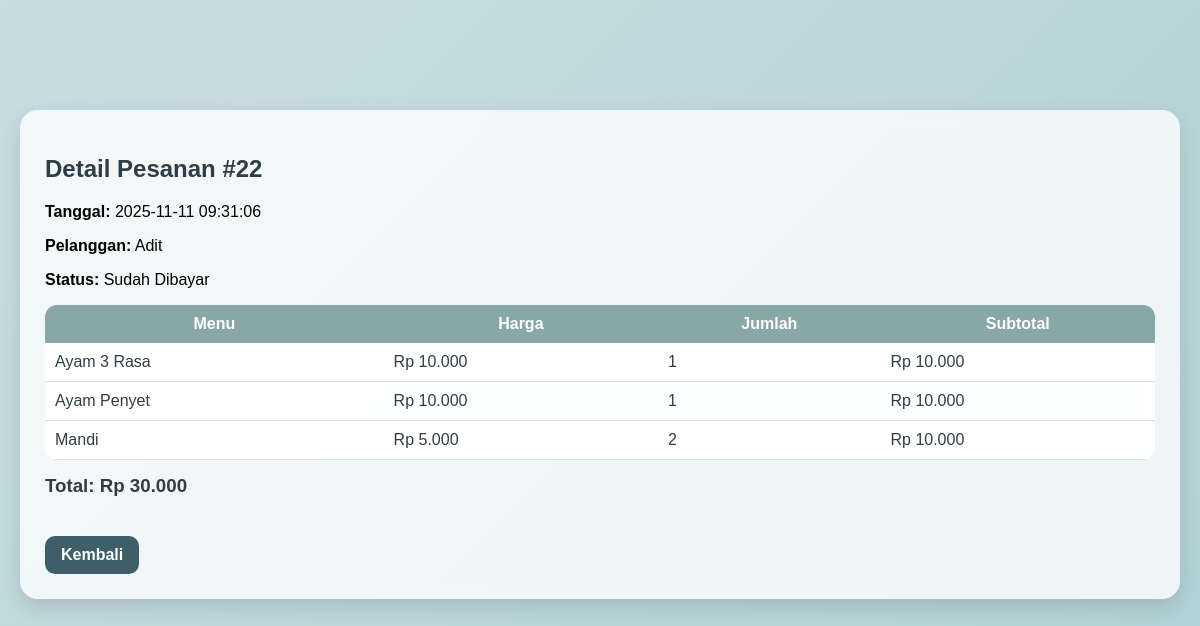
The app's page /?page=pesanan&action=detail&id=22 (signed in) with its own data.
### tables this page shows
CREATE TABLE `pesanan` (
  `id_pesanan` int(11) NOT NULL,
  `tanggal_pesanan` datetime NOT NULL,
  `nama_pelanggan` varchar(100) NOT NULL,
  `total_harga` decimal(10,2) NOT NULL,
  `status_pesanan` enum('Belum Dibayar','Sudah Dibayar') NOT NULL
);

CREATE TABLE `detail_pesanan` (
  `id_detail` int(11) NOT NULL,
  `id_pesanan` int(11) NOT NULL,
  `id_menu` int(11) NOT NULL,
  `jumlah` int(5) NOT NULL,
  `subtotal` decimal(10,2) NOT NULL
);

CREATE TABLE `menu` (
  `id_menu` int(11) NOT NULL,
  `nama_menu` varchar(100) NOT NULL,
  `kategori` enum('Makanan','Minuman') NOT NULL,
  `harga` decimal(10,2) NOT NULL,
  `stok` int(55) NOT NULL,
  `status` enum('Tersedia','Tidak Tersedia') NOT NULL,
  `deskripsi` text NOT NULL,
  `gambar` varchar(255) NOT NULL
);

### app/controllers/PesananController.php (called while the page is built, shortened)
<?php
require_once __DIR__ . '/../models/Pesanan.php';
class PesananController {
    public function detail() {
        require __DIR__ . '/../views/pesanan/detail.php';
    }
}

### app/models/Pesanan.php (called while the page is built, shortened)
<?php
class Pesanan {
    public static function find($id) {
        global $mysqli;
        return $mysqli->query("SELECT * FROM pesanan WHERE id_pesanan = $id")->fetch_assoc();
    }
    public static function detail($id) {
        global $mysqli;
        return $mysqli->query("
            SELECT dp.*, m.nama_menu, m.harga
            FROM detail_pesanan dp
            JOIN menu m ON dp.id_menu = m.id_menu
            WHERE dp.id_pesanan = $id
        ");
    }
}

### app/views/pesanan/detail.php (the view, shortened to what this page needs)
<?php
$p = Pesanan::find($_GET['id']);
$d = Pesanan::detail($_GET['id']);
?>
<div class="detail-box">
<h2>Detail Pesanan #<?= $p['id_pesanan'] ?></h2>
<p><strong>Tanggal:</strong> <?= $p['tanggal_pesanan'] ?></p>
<p><strong>Pelanggan:</strong> <?= htmlspecialchars($p['nama_pelanggan']) ?></p>
<p><strong>Status:</strong> <?= $p['status_pesanan'] ?></p>
<table cellpadding="8" cellspacing="0">
    <tr>
        <th>Menu</th>
        <th>Harga</th>
        <th>Jumlah</th>
        <th>Subtotal</th>
    </tr>
    <?php while ($row = $d->fetch_assoc()) { ?>
        <tr>
            <td><?= $row['nama_menu'] ?></td>
            <td>Rp <?= number_format($row['harga'], 0, ',', '.') ?></td>
            <td><?= $row['jumlah'] ?></td>
            <td>Rp <?= number_format($row['subtotal'], 0, ',', '.') ?></td>
        </tr>
    <?php } ?>
</table>
<h3 style="margin-top:15px;">Total: Rp <?= number_format($p['total_harga'], 0, ',', '.') ?></h3>
<a href="?page=pesanan" class="btn-back">Kembali</a>
</div>

### app/views/pesanan/detail.php (style rules this page uses)
.detail-box { background: rgba(255,255,255,0.78); backdrop-filter: blur(7px); padding: 25px; border-radius: 18px; box-shadow: 0 8px 20px rgba(0,0,0,0.12); margin-top: 20px; }
table { width: 100%; border-collapse: collapse; background: rgba(255,255,255,0.75); backdrop-filter: blur(6px); border-radius: 12px; overflow: hidden; }
th { background: #89A6A8; color: white; padding: 10px; }
td { padding: 10px; border-bottom: 1px solid #d6e2e3; color: #2f3e46; }
tr:nth-child(even) { background: rgba(255,255,255,0.45); }
h2, h3 { color: #2f3e46; }
.btn-back { display: inline-block; padding: 10px 16px; background: #3E5E68; color: white; border-radius: 10px; text-decoration: none; margin-top: 20px; font-weight: 600; transition: .2s; }

### records on screen
pesanan: id_pesanan "22", tanggal_pesanan "2025-11-11 09:31:06", nama_pelanggan "Adit", status_pesanan "Sudah Dibayar", total_harga "30.000"
detail_pesanan: id_menu.nama_menu "Ayam 3 Rasa", id_menu.harga "10.000", jumlah "1", subtotal "10.000"
detail_pesanan: id_menu.nama_menu "Ayam Penyet", id_menu.harga "10.000", jumlah "1", subtotal "10.000"
detail_pesanan: id_menu.nama_menu "Mandi", id_menu.harga "5.000", jumlah "2", subtotal "10.000"
